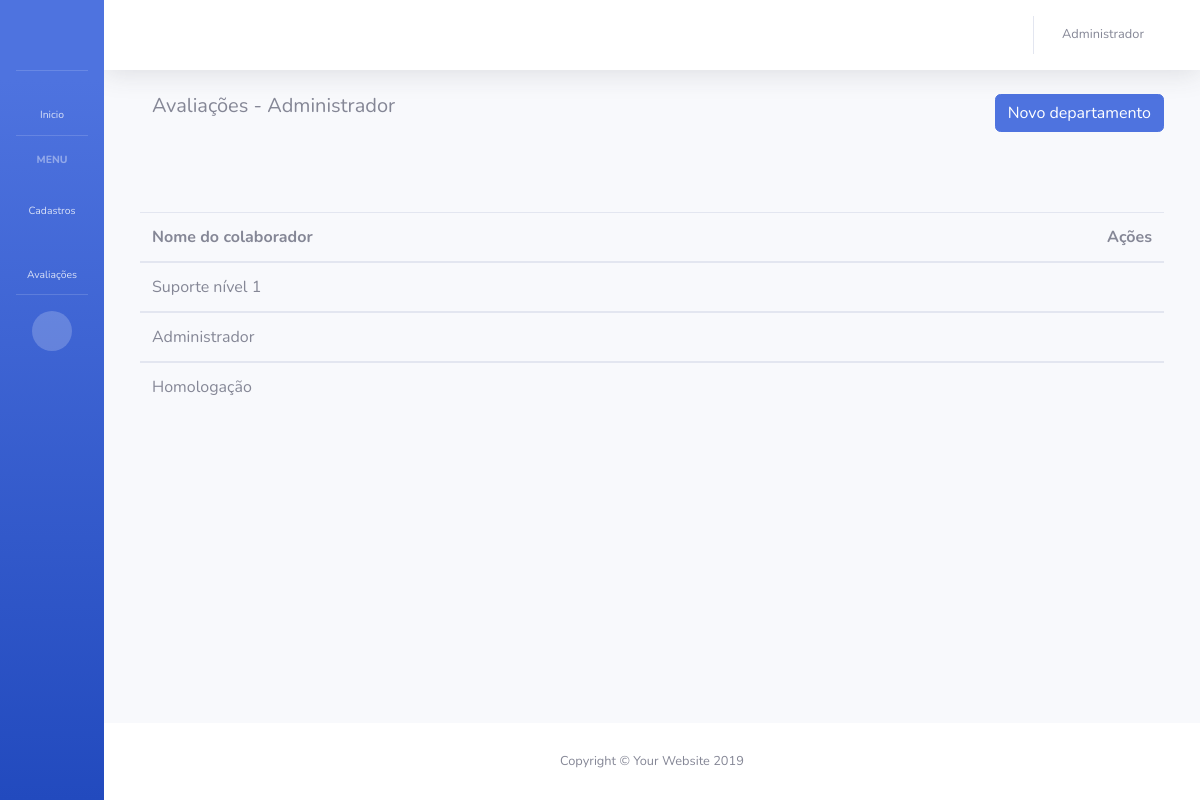
Page /departamentos/ (signed in) on the committed database.
### app_maxliga/models.py (models this page shows)
class Colaborador(models.Model):
    usuario = models.OneToOneField(User, on_delete=models.SET_NULL, blank=True, null=True, verbose_name='Usuário')
    departamento = models.ForeignKey(Departamento, on_delete=models.SET_NULL, blank=True, null=True, verbose_name='Cargo do colaborador')
    liga = models.ForeignKey(Liga, on_delete=models.SET_NULL, blank=True, null=True, verbose_name='Liga do colaborador')
    nome = models.CharField('Nome do funcionário', max_length=128)
    data_cadastro = models.DateTimeField('Data de criação', auto_now_add=True)
    pontuacao = models.FloatField('Pontuação colaborador', blank=True, default=0)
    maxcoins = models.FloatField('MaxCoins colaborador', blank=True, default=0)
    def __str__(self):
        return self.nome

class Departamento(models.Model):
    nome = models.CharField('Nome do departamento', max_length=128)
    admin = models.BooleanField('Departamento Admin')
    def __str__(self):
        return self.nome

### app_maxliga/views.py (the view)
# urls.py: path('departamentos/', lista_departamentos, name='lista_departamentos'),
@login_required
def lista_departamentos(request):
    user = request.user.id
    colaborador = Colaborador.objects.get(usuario=user)
    departamentos = Departamento.objects.all()
    print(departamentos)
    data = {
        'colaborador': colaborador,
        'departamentos': departamentos
    }
    return render(request, 'app_maxliga/lista_departamentos.html', data)

### app_maxliga/templates/app_maxliga/lista_departamentos.html
{% extends 'base.html' %}
{% block BodyHeading %}
{% if colaborador.departamento.admin == True %}
    <div class="container">
        <div class="row">
            <div class="col">
                <h5>Avaliações - {{colaborador}}</h5>
            </div>
            <div class="text-right">
                <a href="{% url 'cadastro_departamento' %}" class="btn btn-primary btn-block" role="button">Novo departamento</a>
            </div>
        </div>
        <div class="row" style="margin-top:80px;">
            <table class="table">
                <thead>
                <tr>
                    <th scope="col">Nome do colaborador</th>
                    <th class="text-right" scope="col">Ações</th>
                </tr>
                </thead>
                {% for departamento in departamentos %}
                <tbody>
                <tr>
                    <td>{{ departamento.nome }}</td>
                    <td class="text-right">
                        <a href="#">
                            <i class="fas fa-pen fa-fw" style="color: rgb(50, 48, 155);"></i>
                        </a>
                        <a href="#">
                            <i class="fas fa-trash fa-fw" style="color: rgb(230, 17, 17);"></i>
                        </a>
                    </td>
                </tr>
                </tbody>
                {% endfor %}
            </table>
        </div>
    </div>
{% endif %}
{% endblock %}

### app_maxliga/templates/base.html (shortened to what this page needs)
{% load static %}
<!DOCTYPE html>
<html lang="en">
<head>
  <link href="{% static 'vendor/fontawesome-free/css/all.min.css' %}" rel="stylesheet" type="text/css">
  <link href="{% static 'css/sb-admin-2.min.css' %}" rel="stylesheet">
</head>
<body id="page-top">
  <div id="wrapper">
    <ul class="navbar-nav bg-gradient-primary sidebar sidebar-dark accordion toggled" id="accordionSidebar">
      <a class="sidebar-brand d-flex align-items-center justify-content-center" href="{% url 'home' %}">
        <div class="sidebar-brand-icon">
          <i class="fas fa-fighter-jet"></i>
        </div>
      </a>
      <hr class="sidebar-divider my-0">
      <li class="nav-item">
        <a class="nav-link" href="{% url 'home' %}">
          <i class="fas fa-fw fa-tachometer-alt"></i>
          <span>Inicio</span></a>
      </li>
      <hr class="sidebar-divider">
      <div class="sidebar-heading">
        Menu
      </div>
      {% if colaborador.departamento.admin == True %}
      <li class="nav-item">
        <a class="nav-link collapsed" href="#" data-toggle="collapse" data-target="#collapseUtilities" aria-expanded="true" aria-controls="collapseUtilities">
          <i class="fas fa-fw fa-wrench"></i>
          <span>Cadastros</span>
        </a>
      </li>
      {% endif %}
      <li class="nav-item">
        <a class="nav-link collapsed" href="#" data-toggle="collapse" data-target="#collapsePages" aria-expanded="true" aria-controls="collapsePages">
          <i class="fas fa-fw fa-table"></i>
          <span>Avaliações</span>
        </a>
      </li>
      <hr class="sidebar-divider d-none d-md-block">
      <div class="text-center d-none d-md-inline">
        <button class="rounded-circle border-0" id="sidebarToggle"></button>
      </div>
    </ul>
    <div id="content-wrapper" class="d-flex flex-column">
      <div id="content">
        <nav class="navbar navbar-expand navbar-light bg-white topbar mb-4 static-top shadow">
          <ul class="navbar-nav ml-auto">
            <li class="nav-item dropdown no-arrow mx-1">
              <a class="nav-link dropdown-toggle" href="#" id="alertsDropdown" role="button" data-toggle="dropdown" aria-haspopup="true" aria-expanded="false">
                <i class="fas fa-bell fa-fw"></i>
              </a>
            </li>
            <li class="nav-item dropdown no-arrow">
              <a class="nav-link dropdown-toggle" href="#" id="userDropdown" role="button" data-toggle="dropdown" aria-haspopup="true" aria-expanded="false">
                <span class="mr-2 d-none d-lg-inline text-gray-600 small">{{ colaborador.nome }}</span>
                <i class="fas fa-user fa-fw"></i>
              </a>
            </li>
          </ul>
        </nav>
        <div class="container-fluid">
          {% block BodyHeading %}
          {% endblock %}
        </div>
      </div>
      <footer class="sticky-footer bg-white">
        <div class="container my-auto">
          <div class="copyright text-center my-auto">
            <span>Copyright &copy; Your Website 2019</span>
          </div>
        </div>
      </footer>
    </div>
  </div>
</body>
</html>

### rows in the picture
Colaborador: nome "Administrador"
Departamento: nome "Suporte nível 1"
Departamento: nome "Administrador"
Departamento: nome "Homologação"
